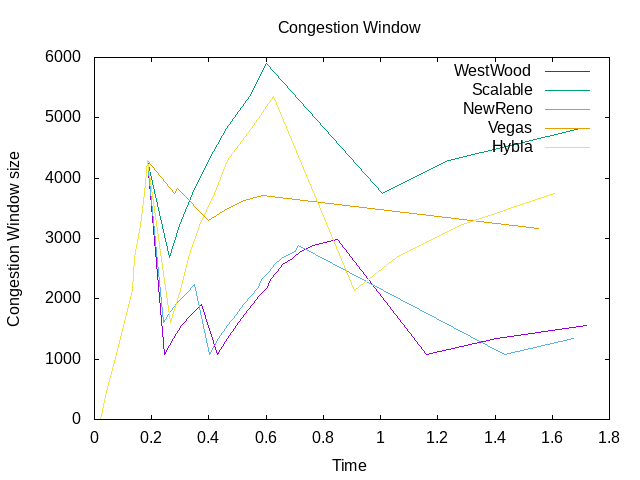

The gnuplot source for this figure:
set terminal png
set output "plot1.png"
set title "Congestion Window"
set xlabel "Time"
set ylabel "Congestion Window size"
plot "TcpWestwood_cwnd" using 1:2 with lines title "WestWood",\
	"TcpScalable_cwnd" using 1:2 with lines title "Scalable",\
	"TcpNewReno_cwnd" using 1:2 with lines title "NewReno",\
	"TcpVegas_cwnd" using 1:2 with lines title "Vegas",\
	"TcpHybla_cwnd" using 1:2 with lines title "Hybla"
